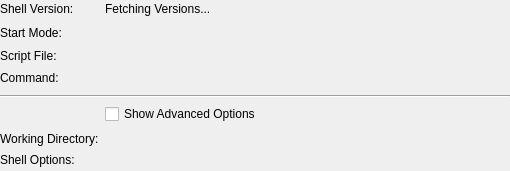
<?xml version="1.0" encoding="UTF-8"?>
<ui version="4.0">
 <class>ProgramInfoShell</class>
 <widget class="QWidget" name="ProgramInfoShell">
  <property name="geometry">
   <rect>
    <x>0</x>
    <y>0</y>
    <width>510</width>
    <height>171</height>
   </rect>
  </property>
  <property name="windowTitle">
   <string>Form</string>
  </property>
  <layout class="QVBoxLayout" name="verticalLayout">
   <property name="margin">
    <number>0</number>
   </property>
   <item>
    <layout class="QGridLayout" name="gridLayout">
     <item row="0" column="0">
      <widget class="QLabel" name="label">
       <property name="text">
        <string>Shell Version:</string>
       </property>
      </widget>
     </item>
     <item row="1" column="0">
      <widget class="QLabel" name="label_2">
       <property name="text">
        <string>Start Mode:</string>
       </property>
      </widget>
     </item>
     <item row="2" column="0">
      <widget class="QLabel" name="label_script_file_title">
       <property name="text">
        <string>Script File:</string>
       </property>
      </widget>
     </item>
     <item row="3" column="0">
      <widget class="QLabel" name="label_command_title">
       <property name="text">
        <string>Command:</string>
       </property>
       <property name="alignment">
        <set>Qt::AlignLeading|Qt::AlignLeft|Qt::AlignTop</set>
       </property>
      </widget>
     </item>
     <item row="6" column="0">
      <widget class="QLabel" name="label_working_directory_title">
       <property name="text">
        <string>Working Directory:</string>
       </property>
      </widget>
     </item>
     <item row="4" column="0" colspan="2">
      <widget class="Line" name="line">
       <property name="orientation">
        <enum>Qt::Horizontal</enum>
       </property>
      </widget>
     </item>
     <item row="0" column="1">
      <widget class="QLabel" name="label_version">
       <property name="sizePolicy">
        <sizepolicy hsizetype="Preferred" vsizetype="Preferred">
         <horstretch>1</horstretch>
         <verstretch>0</verstretch>
        </sizepolicy>
       </property>
       <property name="text">
        <string>Fetching Versions...</string>
       </property>
       <property name="textFormat">
        <enum>Qt::PlainText</enum>
       </property>
       <property name="textInteractionFlags">
        <set>Qt::LinksAccessibleByMouse|Qt::TextSelectableByKeyboard|Qt::TextSelectableByMouse</set>
       </property>
      </widget>
     </item>
     <item row="1" column="1">
      <widget class="QLabel" name="label_start_mode">
       <property name="text">
        <string>&lt;start-mode&gt;</string>
       </property>
       <property name="textFormat">
        <enum>Qt::PlainText</enum>
       </property>
       <property name="textInteractionFlags">
        <set>Qt::LinksAccessibleByMouse|Qt::TextSelectableByKeyboard|Qt::TextSelectableByMouse</set>
       </property>
      </widget>
     </item>
     <item row="2" column="1">
      <widget class="QLabel" name="label_script_file">
       <property name="text">
        <string>&lt;script-file&gt;</string>
       </property>
       <property name="textFormat">
        <enum>Qt::PlainText</enum>
       </property>
       <property name="textInteractionFlags">
        <set>Qt::LinksAccessibleByMouse|Qt::TextSelectableByKeyboard|Qt::TextSelectableByMouse</set>
       </property>
      </widget>
     </item>
     <item row="3" column="1">
      <widget class="QLabel" name="label_command">
       <property name="text">
        <string>&lt;command&gt;</string>
       </property>
       <property name="textFormat">
        <enum>Qt::PlainText</enum>
       </property>
       <property name="wordWrap">
        <bool>true</bool>
       </property>
       <property name="textInteractionFlags">
        <set>Qt::LinksAccessibleByMouse|Qt::TextSelectableByKeyboard|Qt::TextSelectableByMouse</set>
       </property>
      </widget>
     </item>
     <item row="6" column="1">
      <widget class="QLabel" name="label_working_directory">
       <property name="text">
        <string>&lt;working-directory&gt;</string>
       </property>
       <property name="textFormat">
        <enum>Qt::PlainText</enum>
       </property>
       <property name="textInteractionFlags">
        <set>Qt::LinksAccessibleByMouse|Qt::TextSelectableByKeyboard|Qt::TextSelectableByMouse</set>
       </property>
      </widget>
     </item>
     <item row="5" column="1">
      <widget class="QCheckBox" name="check_show_advanced_options">
       <property name="text">
        <string>Show Advanced Options</string>
       </property>
      </widget>
     </item>
     <item row="7" column="0">
      <widget class="QLabel" name="label_options_title">
       <property name="text">
        <string>Shell Options:</string>
       </property>
       <property name="alignment">
        <set>Qt::AlignLeading|Qt::AlignLeft|Qt::AlignTop</set>
       </property>
      </widget>
     </item>
     <item row="7" column="1">
      <widget class="QLabel" name="label_options">
       <property name="text">
        <string>&lt;shell-options&gt;</string>
       </property>
       <property name="textFormat">
        <enum>Qt::PlainText</enum>
       </property>
       <property name="textInteractionFlags">
        <set>Qt::LinksAccessibleByMouse|Qt::TextSelectableByKeyboard|Qt::TextSelectableByMouse</set>
       </property>
      </widget>
     </item>
    </layout>
   </item>
  </layout>
 </widget>
 <resources/>
 <connections/>
</ui>
